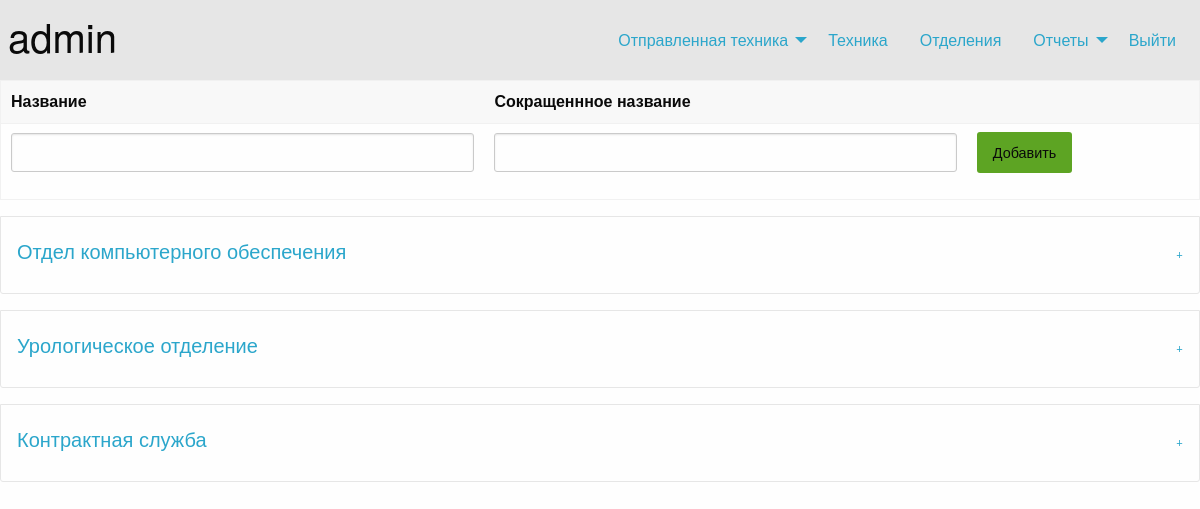
/departments/ (signed in), run on an earlier commit of the app's database.
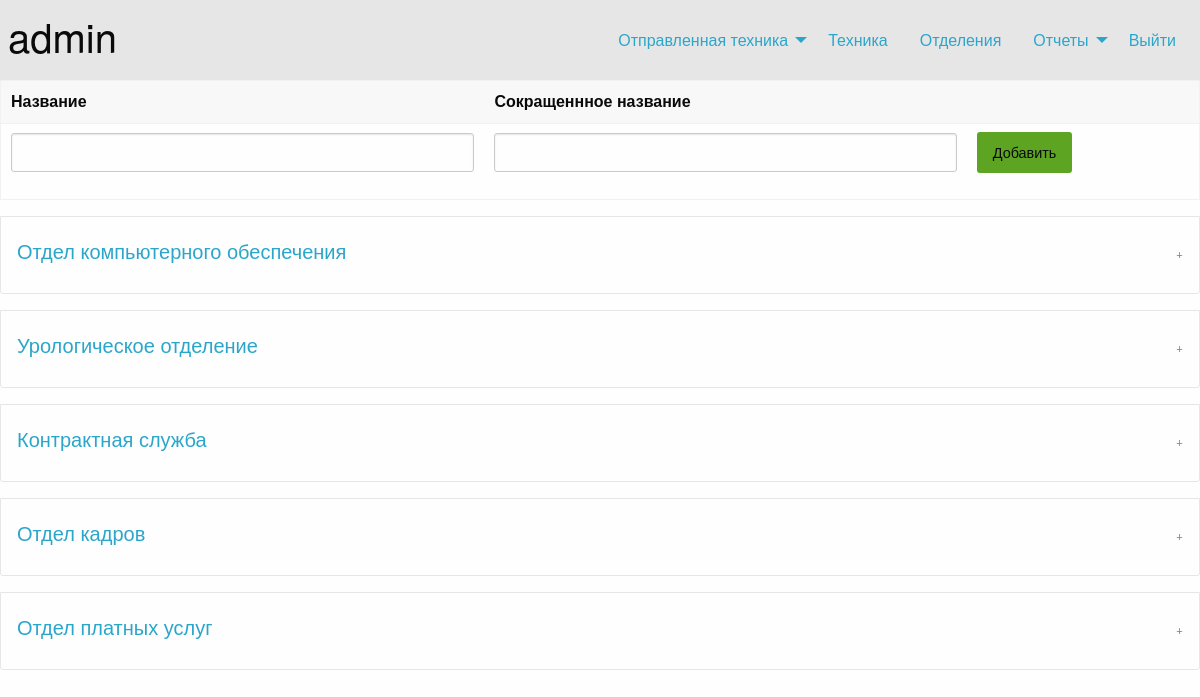
And on a later commit of the database.
### hdesk/models.py (models this page shows, shortened)
class Department(models.Model):
    name = models.CharField(max_length=128)
    short_name = models.CharField(max_length=10)
    class Meta:
        verbose_name = 'Отделение'
        verbose_name_plural = 'Отделения'

### hdesk/views.py (the view)
# urls.py: path(r'departments/',views.depart),
@login_required
def depart(request):
    deps = Department.objects.all()
    tec = Technics.objects.all()
    DForm = DepartForm(request.POST)
    if request.method == "POST":
        if DForm.is_valid:
            DForm.save(commit=True)
            return redirect('/departments')
    return render(request,'pages/depart.html',context={'departs':deps,'form':DForm,'tec':tec})

### hdesk/forms.py
class DepartForm(ModelForm):
    class Meta:
        model = Department
        fields = ['name','short_name']

### templates/pages/depart.html (shortened to what this page needs)
{% extends 'layout.html' %}
{% block content %}
<table>
    <thead>
        <tr>
            <th>
                Название
            </th>
            <th>
                Сокращеннное название
            </th>
            <th>
            </th>
        </tr>
    </thead>
    <tbody>
        <form action="" method="post">
            <tr>
                <td>
                    {{form.name}}
                </td>
                <td>
                    {{form.short_name}}
                </td>
                <td>
                    <button class="button success" type="submit">Добавить</button>
                </td>
            </tr>
        </form>
    </tbody>
</table>
        {% for d in departs %}
            <ul class="accordion" data-accordion data-multi-expand="true" data-allow-all-closed="true">
                <li class="accordion-item" data-accordion-item>
                  <a href="#" class="accordion-title">
                      <h5>
                          {{d.name}}
                      </h5>
                  </a>
                </li>
              </ul>
        {% endfor %}
{% endblock %}

What changed in the data, as far as the page shows it:
added Department: name "Отдел кадров"
added Department: name "Отдел платных услуг"
